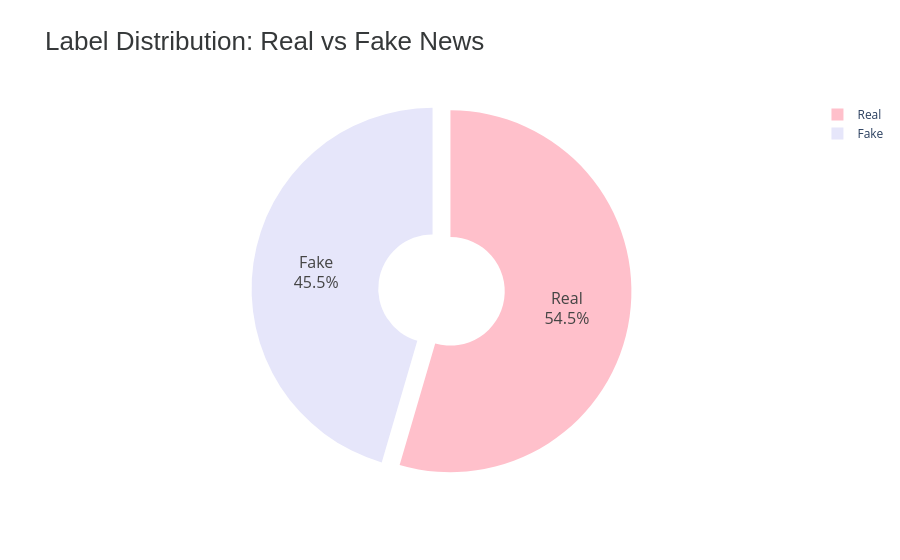

Here is the notebook cell this chart was saved with:
### Code cell
fig.update_traces(
    textinfo='percent+label',  # Show both percent and label
    textfont_size=16,
    pull=[0.05, 0.05]          # Slightly pull slices
)

fig.update_layout(
    title_font=dict(size=26, color="#353839", family="Helvetica"),
    legend_title_font=dict(size=16),
    template="plotly_white"
)

### Figure 1 — Plotly figure (JSON) as saved in the notebook; plotly's stock layout.template omitted (floating-point values rounded to 4 significant figures)
{"data": [{"customdata": [["Real"], ["Fake"]], "domain": {"x": [0, 1], "y": [0, 1]}, "hole": 0.3, "hovertemplate": "Label=%{customdata[0]}<br>Count=%{value}<extra></extra>", "labels": ["Real", "Fake"], "legendgroup": "", "marker": {"colors": ["#FFC0CB", "#E6E6FA"]}, "name": "", "pull": [0.05, 0.05], "showlegend": true, "textfont": {"size": 16}, "textinfo": "percent+label", "type": "pie", "values": [34520, 28783]}], "layout": {"legend": {"title": {"font": {"size": 16}}, "tracegroupgap": 0}, "piecolorway": ["#FFC0CB", "#E6E6FA"], "title": {"font": {"color": "#353839", "family": "Helvetica", "size": 26}, "text": "Label Distribution: Real vs Fake News"}}}
